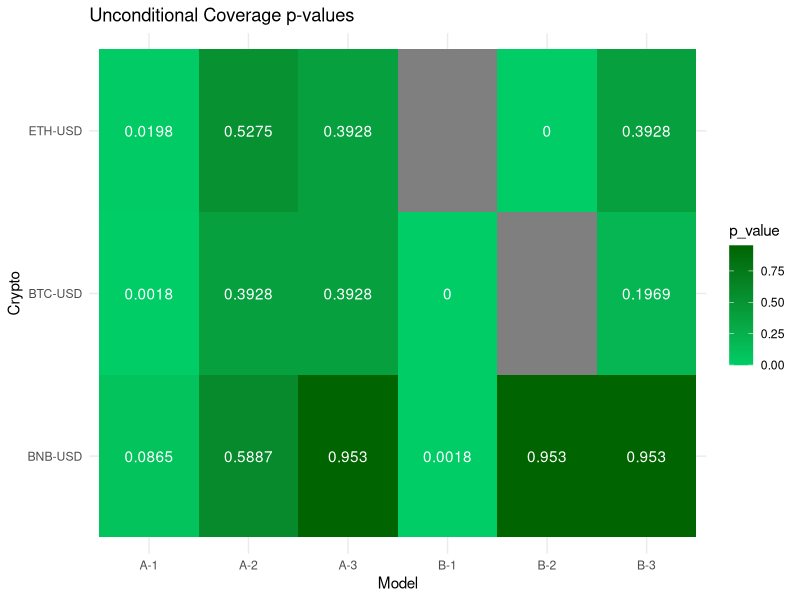
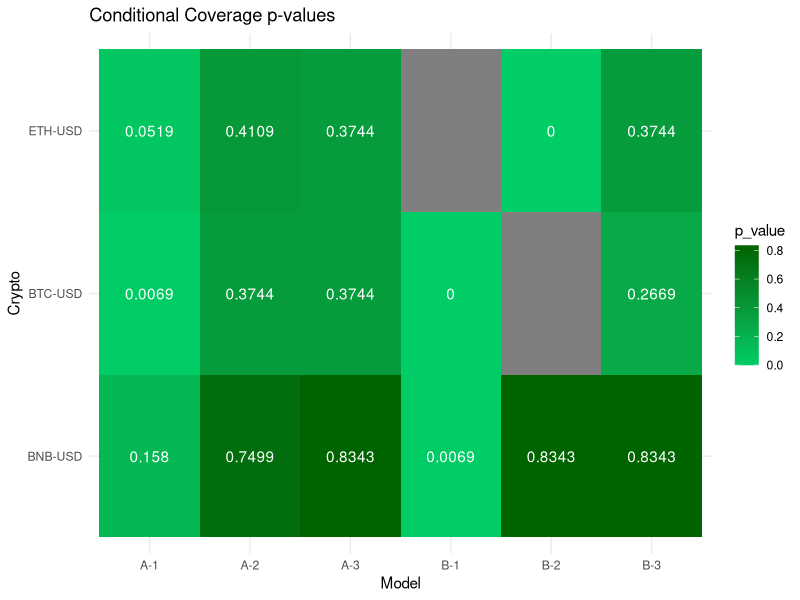

Generate these figures, in order, with R:
library(ggplot2)
library(reshape2)

models <- c('A-1', 'A-2', 'A-3', 'B-1', 'B-2', 'B-3')
cryptos <- c('BTC-USD', 'ETH-USD', 'BNB-USD')

p_values_uc <- matrix(c(
  0.0018, 0.3928, 0.3928, 0.0000, NA, 0.1969,  # BTC-USD
  0.0198, 0.5275, 0.3928, NA, 0.0000, 0.3928,  # ETH-USD
  0.0865, 0.5887, 0.9530, 0.0018, 0.9530, 0.9530  # BNB-USD
), nrow=3, byrow=TRUE)

p_values_cc <- matrix(c(
  0.0069, 0.3744, 0.3744, 0.0000, NA, 0.2669,  # BTC-USD
  0.0519, 0.4109, 0.3744, NA, 0.0000, 0.3744,  # ETH-USD
  0.1580, 0.7499, 0.8343, 0.0069, 0.8343, 0.8343  # BNB-USD
), nrow=3, byrow=TRUE)

df_uc <- as.data.frame(p_values_uc)
df_cc <- as.data.frame(p_values_cc)

colnames(df_uc) <- models
rownames(df_uc) <- cryptos
df_uc$Crypto <- cryptos

colnames(df_cc) <- models
rownames(df_cc) <- cryptos
df_cc$Crypto <- cryptos

df_uc_melt <- melt(df_uc, id.vars = "Crypto", variable.name = "Model", value.name = "p_value")
df_cc_melt <- melt(df_cc, id.vars = "Crypto", variable.name = "Model", value.name = "p_value")

ggplot(df_uc_melt, aes(x = Model, y = Crypto, fill = p_value)) +
  geom_tile() +
  geom_text(aes(label = round(p_value, 4)), color = "white") +
  scale_fill_gradient(low = "springgreen3", high = "darkgreen", na.value = "grey50") +
  theme_minimal() +
  ggtitle("Unconditional Coverage p-values")

ggplot(df_cc_melt, aes(x = Model, y = Crypto, fill = p_value)) +
  geom_tile() +
  geom_text(aes(label = round(p_value, 4)), color = "white") +
  scale_fill_gradient(low = "springgreen3", high = "darkgreen", na.value = "grey50") +
  theme_minimal() +
  ggtitle("Conditional Coverage p-values")
